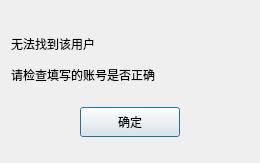
<?xml version="1.0" encoding="UTF-8"?>
<ui version="4.0">
 <class>FindFailDlg</class>
 <widget class="QDialog" name="FindFailDlg">
  <property name="geometry">
   <rect>
    <x>0</x>
    <y>0</y>
    <width>260</width>
    <height>163</height>
   </rect>
  </property>
  <property name="minimumSize">
   <size>
    <width>260</width>
    <height>163</height>
   </size>
  </property>
  <property name="windowTitle">
   <string>Dialog</string>
  </property>
  <layout class="QVBoxLayout" name="verticalLayout">
   <item>
    <spacer name="verticalSpacer">
     <property name="orientation">
      <enum>Qt::Vertical</enum>
     </property>
     <property name="sizeType">
      <enum>QSizePolicy::Fixed</enum>
     </property>
     <property name="sizeHint" stdset="0">
      <size>
       <width>20</width>
       <height>20</height>
      </size>
     </property>
    </spacer>
   </item>
   <item>
    <widget class="QLabel" name="fail_tip">
     <property name="maximumSize">
      <size>
       <width>16777215</width>
       <height>25</height>
      </size>
     </property>
     <property name="text">
      <string>无法找到该用户</string>
     </property>
    </widget>
   </item>
   <item>
    <widget class="QLabel" name="fail_tip2">
     <property name="maximumSize">
      <size>
       <width>16777215</width>
       <height>25</height>
      </size>
     </property>
     <property name="text">
      <string>请检查填写的账号是否正确</string>
     </property>
    </widget>
   </item>
   <item>
    <widget class="QWidget" name="widget" native="true">
     <layout class="QHBoxLayout" name="horizontalLayout">
      <item>
       <widget class="ClickedBtn" name="fail_sure_btn">
        <property name="minimumSize">
         <size>
          <width>100</width>
          <height>30</height>
         </size>
        </property>
        <property name="maximumSize">
         <size>
          <width>100</width>
          <height>30</height>
         </size>
        </property>
        <property name="text">
         <string>确定</string>
        </property>
       </widget>
      </item>
     </layout>
    </widget>
   </item>
  </layout>
 </widget>
 <customwidgets>
  <customwidget>
   <class>ClickedBtn</class>
   <extends>QPushButton</extends>
   <header location="global">clickedbtn.h</header>
  </customwidget>
 </customwidgets>
 <resources/>
 <connections/>
</ui>
